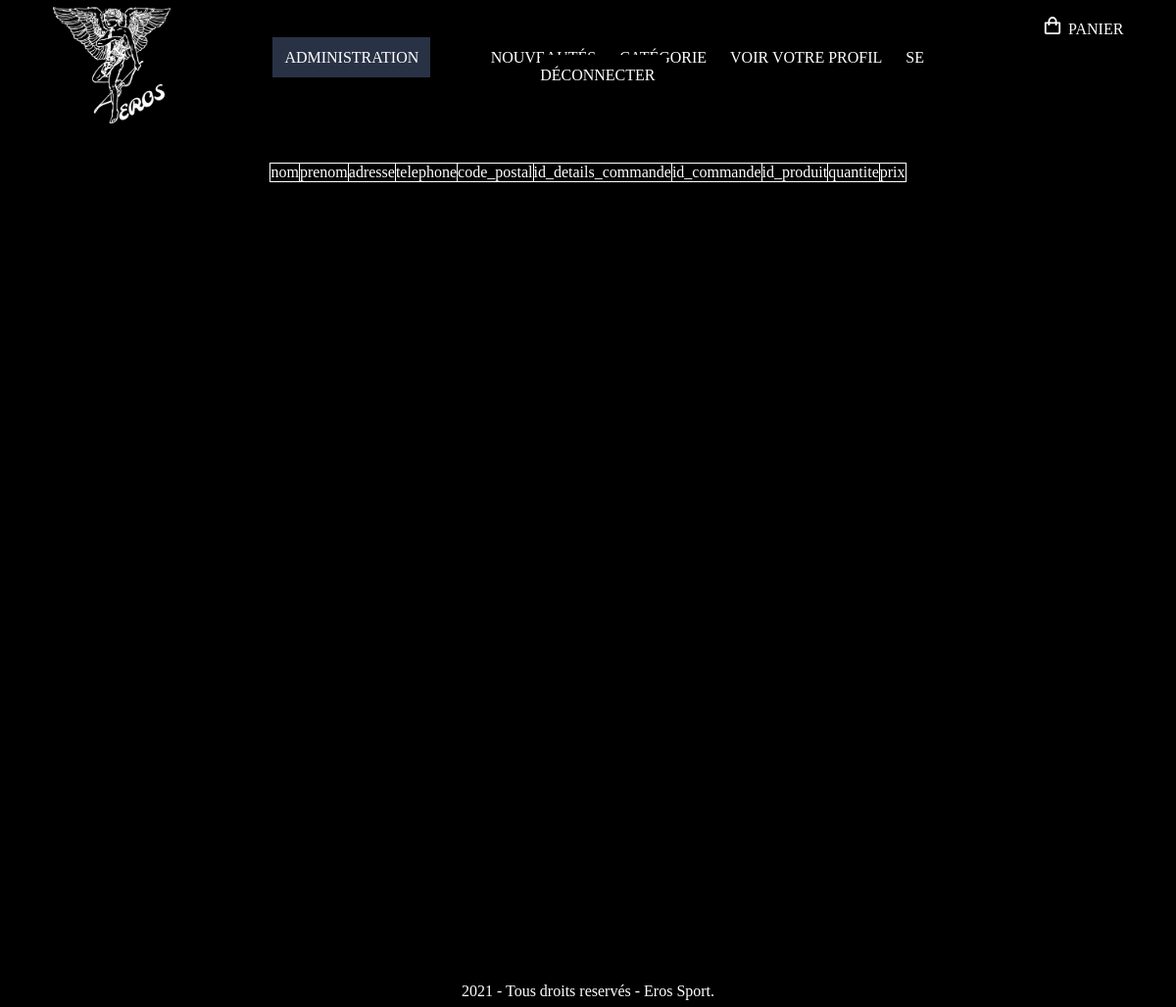
Page /admin/commande.php?id_commande=3 (signed in) on the earlier database version.
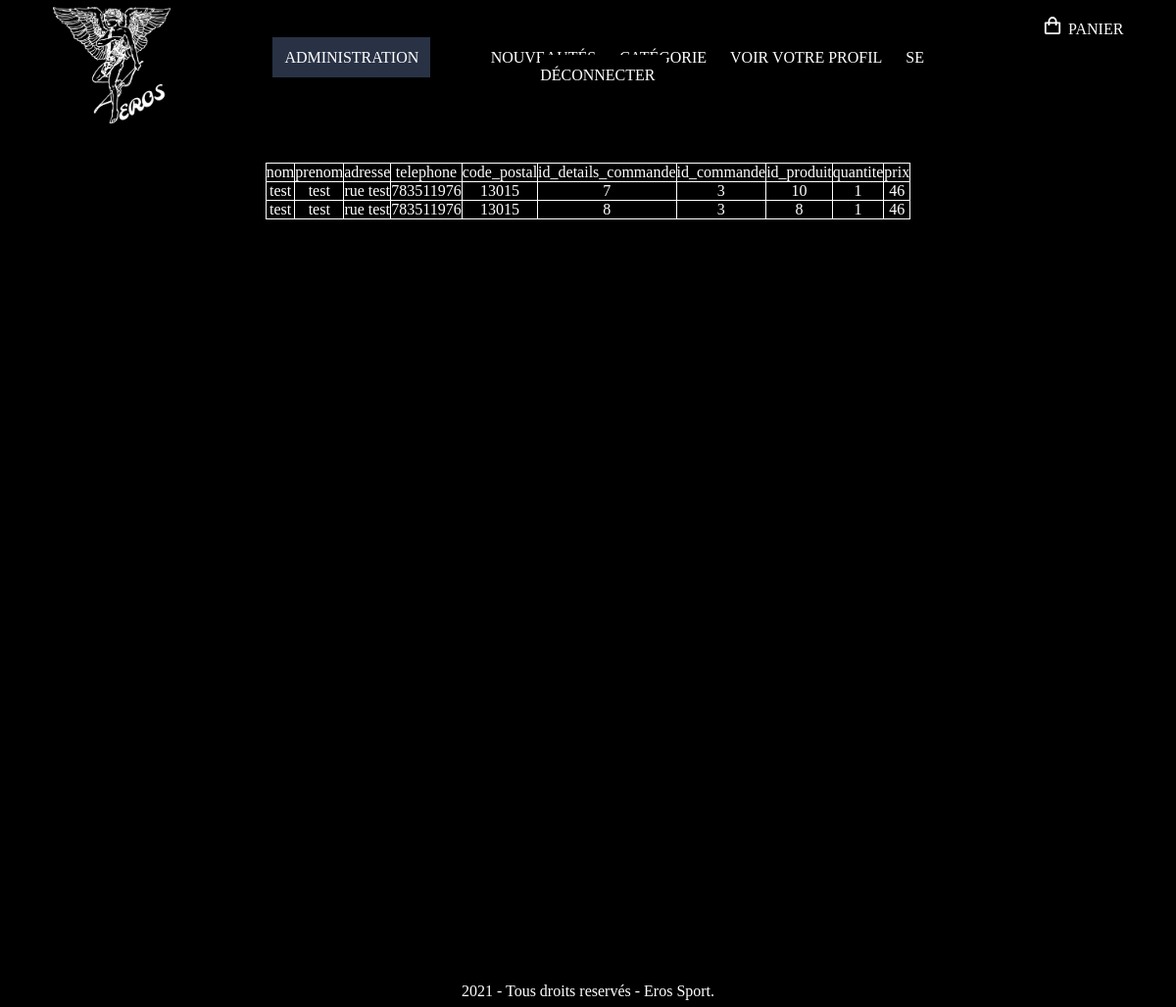
Same page on the later database version.
### tables this page shows
CREATE TABLE IF NOT EXISTS `details_commande` (
  `nom` text NOT NULL,
  `prenom` text NOT NULL,
  `adresse` text NOT NULL,
  `telephone` int(15) DEFAULT NULL,
  `code_postal` int(5) DEFAULT NULL,
  `id_details_commande` int(3) NOT NULL AUTO_INCREMENT,
  `id_commande` int(3) DEFAULT NULL,
  `id_produit` int(3) DEFAULT NULL,
  `id_taille` int(11) NOT NULL,
  `quantite` int(3) NOT NULL,
  `prix` int(3) NOT NULL,
  PRIMARY KEY (`id_details_commande`),
  KEY `id_commande` (`id_commande`)
);

### inc/fonction.inc.php (called while the page is built, shortened)
<?php
function executeRequete($req)
{
    global $mysqli;
    $resultat = $mysqli->query($req);
    return $resultat;
}
function internauteEstConnecte()
{
    if(!isset($_SESSION['membre'])) return false;
    else return true;
}
function internauteEstConnecteEtEstAdmin()
{
    if(internauteEstConnecte() && $_SESSION['membre']['statut'] == 1) return true;
    else return false;
}
?>

### inc/init.inc.php (called while the page is built, shortened)
<?php
$mysqli = new mysqli("localhost", "root", "", "boutique");
$contenu = '';
require_once("fonction.inc.php");
?>

### admin/commande.php (the view, shortened to what this page needs)
<?php
require_once("../inc/init.inc.php");
$resultat = executeRequete("SELECT * FROM details_commande WHERE id_commande = $_GET[id_commande]");
$contenu .= '<div>';
$contenu .= '<table class="gestion_commande">';
$contenu .= '<tr>';
$contenu .= "<td>nom</td>";
$contenu .= "<td>prenom</td>";
$contenu .= "<td>adresse</td>";
$contenu .= "<td>telephone</td>";
$contenu .= "<td>code_postal</td>";
$contenu .= "<td>id_details_commande</td>";
$contenu .= "<td>id_commande</td>";
$contenu .= "<td>id_produit</td>";
$contenu .= "<td>quantite</td>";
$contenu .= "<td>prix</td>";
$contenu .= "</tr>";
while ($c = $resultat->fetch_assoc()) {
    $contenu .= '<tr>';
    $contenu .= "<td>$c[nom]</td>";
    $contenu .= "<td>$c[prenom]</td>";
    $contenu .= "<td>$c[adresse]</td>";
    $contenu .= "<td>$c[telephone]</td>";
    $contenu .= "<td>$c[code_postal]</td>";
    $contenu .= "<td>$c[id_details_commande]</td>";
    $contenu .= "<td>$c[id_commande]</td>";
    $contenu .= "<td>$c[id_produit]</td>";
    $contenu .= "<td>$c[quantite]</td>";
    $contenu .= "<td>$c[prix]</td>";
    $contenu .= "</tr>";
}
$contenu .= '</table>';
$contenu .= '</div>';
require_once("../inc/haut.inc.php");?>
<div class="new">
<?php echo $contenu;?>
</div>
<?php require_once("../inc/bas.inc.php"); ?>

### inc/haut.inc.php (shortened to what this page needs)
<!Doctype html>
<html>
    <head>
        <link rel="stylesheet" href="<?php echo RACINE_SITE; ?>inc/css/style.css">
        <link rel="stylesheet" href="<?php echo RACINE_SITE; ?>inc/css/header.css">
        <link rel="stylesheet" href="<?php echo RACINE_SITE; ?>inc/css/body.css">
        <link rel="stylesheet" href="<?php echo RACINE_SITE; ?>inc/css/footer.css">
    </head>
    <body>
        <header>
            <div class="hd">
                <div>
                    <a href="<?php echo RACINE_SITE; ?>index.php" title="Eros sport"><img src=" <?php echo RACINE_SITE; ?>inc/img/logo.png" class="logo"></a>
                </div>
                <nav>
                <?php
                    if(internauteEstConnecteEtEstAdmin())
                    {
                        echo '<ul class="menuderoulant"><li><a href="#">Administration</a>';
                        echo '</li></ul>';
                    }
                    if(internauteEstConnecte())
                    {
                        echo '<a href="' . RACINE_SITE . 'new.php">Nouveautés</a>';
                        echo '<a href="' . RACINE_SITE . 'categorie.php">Catégorie</a>';
                        echo '<a href="' . RACINE_SITE . 'profil.php">Voir votre profil</a>';
                        echo '<a href="' . RACINE_SITE . 'connexion.php?action=deconnexion">Se déconnecter</a>';
                    }
                    else
                    {
                        echo '<a href="' . RACINE_SITE . 'new.php">Nouveautés</a>';
                        echo '<a href="' . RACINE_SITE . 'categorie.php">Catégorie</a>';
                    }
                    ?>
                </nav>
                <div class="r-menu">
                    <a href="<?php echo RACINE_SITE; ?>panier.php"><img src="<?php echo RACINE_SITE; ?>inc/img/panier.svg" class="logopanier">Panier</a>
            </div>
        </header>
        <section>

### inc/bas.inc.php
        </section>
        <footer>
            <div class="conteneur">
                <?php echo date('Y'); ?> - Tous droits reservés - Eros Sport.
            </div>
        </footer>
    </body>
</html>

### inc/css/style.css (style rules this page uses)
* { margin: 0; padding:0; background-color: black; color: white; }
a { text-decoration: none; color: rgb(255, 255, 255); }
.conteneur { margin: 0 auto; }

### inc/css/header.css (style rules this page uses)
header { background: #000000; padding: 5px; text-align: center; }
.hd { display: flex; justify-content: space-around; align-items: center; }
header nav { display: inline; width: 60%; max-width: 900px; min-width: 200px; }
header a { color: #ffffff; text-decoration: none; text-transform: uppercase; padding: 1.5vh; font-size: 1em; }
.logo { width: 15vh; }
.logopanier { width: 4vh; }
.r-menu { margin-bottom: 10vh; display: flex; align-items:baseline; justify-content: center; }
.menuderoulant { list-style: none; }
.menuderoulant li { float: left; width: 200px; }
.menuderoulant li a:link, .menuderoulant li a:visited { color: #ffffff; background: #293245; text-align: center; text-decoration: none; }

### inc/css/body.css (style rules this page uses)
section { padding: 30px; min-height: 800px; }
.gestion_commande { margin: auto; border-collapse: collapse; }
.gestion_commande tr { text-align: center; border-bottom: 1px solid white; }
.gestion_commande td { text-align: center; border: 1px solid white; }

### inc/css/footer.css (style rules this page uses)
footer { background: #000; color: white; text-align: center; padding: 7px 0; }

Differences in the rows shown:
added details_commande: nom "test", prenom "test", adresse "rue test", telephone "783511976", code_postal "13015", id_details_commande "7", id_commande "3", id_produit "10", quantite "1", prix "46"
added details_commande: nom "test", prenom "test", adresse "rue test", telephone "783511976", code_postal "13015", id_details_commande "8", id_commande "3", id_produit "8", quantite "1", prix "46"
